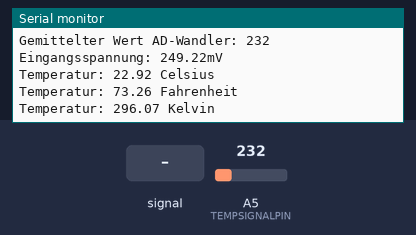
A sketch run on a simulated Arduino Uno, built with avr-gcc and run on an emulated ATmega328P. Parts: the last lines printed to the serial monitor. The inputs (shaded band) are chosen by the test bench; at power-on: A5 (TEMPSIGNALPIN) = 232.

Above: at 1.2 s.
1.3 s: A5 (TEMPSIGNALPIN) fed a 200 Hz sine of ±81 counts around its level
2.8 s: A5 (TEMPSIGNALPIN) set to 250
At 4.1 s:
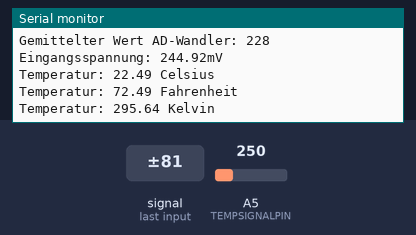
4.3 s: A5 (TEMPSIGNALPIN) set to 266
At 5.2 s:
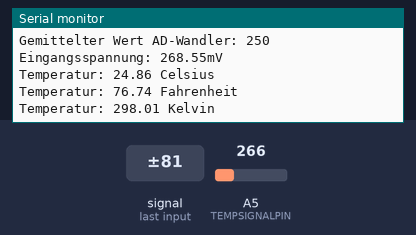
5.8 s: A5 (TEMPSIGNALPIN) fed a 1000 Hz sine of ±255 counts around its level
At 8.11 s:
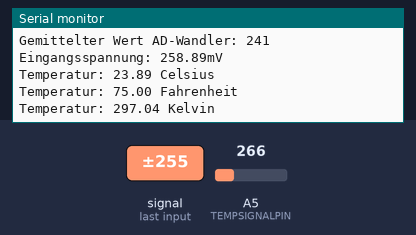
Timing chart, 0 to 8.3 s (numbered marks = the images above; inputs shaded):
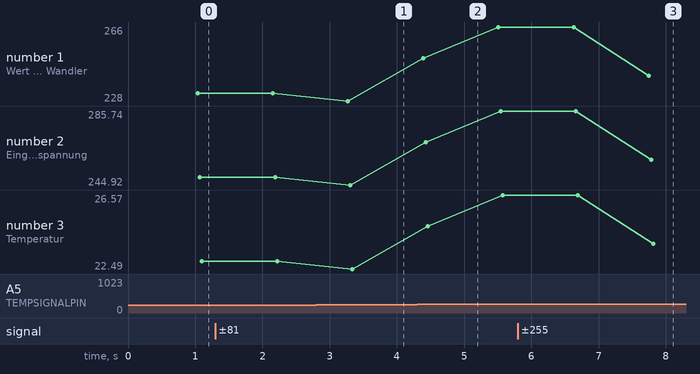

Measured:
- after the input at 5.8 s, the serial monitor: prints a new line after 1.9 s (image 3)
- plotted number 1: 228 → 266 after the input at 4.3 s, 266 → 241 after the input at 5.8 s
- plotted number 2: 244.92 → 285.74 after the input at 4.3 s, 285.74 → 258.89 after the input at 5.8 s
- plotted number 3: 22.49 → 26.57 after the input at 4.3 s, 26.57 → 23.89 after the input at 5.8 s

The sketch:

LM35SimpleIII.ino
```cpp
/*******************************************************************************/
/* LM35SimpleIII - Nochmals verbesserte Ausgabe der Sensorwerte eines LM35DZ
 * Temperatursensors von knapp 0°C bis +100°C über den seriellen Monitor.
 * Der Temperaturmesswert wird wieder Mal über mehrere Messzyklen kumuliert um
 * darüber eine stabilere Anzeige zu erhalten. Um die Messgenauigkeit zu
 * erhöhen, wird in diesem Sketch der Meßbereich des AD-Wandlers angepasst.
 * Der LM35 liefert eine Ausgangsspannung vom 0 bis 1V. Durch Anpassung des
 * Arbeitsbereiches des Arduino AD-Wandlers von ursprünglich 5V auf jetzt
 * 1,1V. Durch Umschaltung der Referenzspannung von der 5V Betriebsspannung
 * auf die interne 1,1V Referenzspannungsquelle kann der aktive
 * Arbeitsbereich des Wandlers von 20% auf 90% optimiert werden!
 * Über einen Korrekturwert lässt sich der Sensor ggf. auch noch kalibrieren.
 *
 *
 * Getestet mit:         Arduino Uno
 *                       Arduino IDE 1.63/1.64
 *
 * Referenz:             https://www.arduino.cc/en/Reference/AnalogReference
 *
 * Original Autor:       http://arduino-hannover.de/
 *                       Arduino Treffpunkt Hannover
 * Autor:                Olaf Meier
 *                       https://electronicfreakblog.wordpress.com/
 *
 * Modifiziert von:
 * Autor:
 *
 * Hardware Verbindung:  Ardu  -  LM35
 *                       +5V   -  1 Vs (Vcc)
 *                       A5    -  2 Vout
 *                       GND   -  3 GND
 *                                 _____
 *                                /     \  Frontansicht auf Laserbeschriftung
 *                                -------
 *                                |  |  |
 *                                1  2  3
 *                                |  |  |
 *                               Vs  Vo GND
 *
 * Ergänzungen:          -
 *
 */
/*******************************************************************************/
/*******************************************************************************/
/***   Deklaration globaler Konstanten, Variablen, Import von Bibliotheken   ***/
/*******************************************************************************/
/***  Software Version und Datum  ***/
const char* sketchname            =  "LM35SimpleIII";
const char* revision              =  "R.1.0";
const char* author                =  "Olaf Meier";
const char* date                  =  "2015/11/13";

/*******************************************************************************/
/***  Deklariere Konstanten und Variablen für diesen Sketch  ***/
const unsigned int BAUDRATE       =  9600;         // Serieller Monitor Baud Rate
const byte TEMPSIGNALPIN          =  A5;           // Sensorsignal an Analogpin A5
const int REF_MV                  =  1100;         // AD Referenzspannung 1,1V
const float CALIBRATETEMP         =  -2.0;         // Korrekturwert der Anzeige
/*******************************************************************************/
/*******************************************************************************/
void setup() {
  /***  Starte den seriellen Monitor und warte jetzt auf Daten zur Ausgabe  ***/
  Serial.begin(9600);                              // Starte seriellen Monitor

  /***  DEFAULT = 5V oder 3,3V je nach verwendeter Betriebsspanung  ***/
  analogReference(INTERNAL);                       // Interne Referenz auf 1,1V

}                                                  // Ende der Setup Routine (Einmalig)
/*******************************************************************************/
/*******************************************************************************/
void loop() {
  long averageValue = 0;                           // Speicher für Durchschnittswert
  byte measureCycles = 10;                         // Anzahl der Durchläufe
  /***  Starte Messreihe mit Anzahl Zyklen und Berechnung des Durchschnitts  ***/
  for (int i = 0; i < measureCycles; i++)
  {
    int value = analogRead(TEMPSIGNALPIN);         // LM35 Sensorwert einlesen
    averageValue += value;                         // Kumuliere Werte der Messreihe
    delay(1);                                      // Delay ist hier optional
  }
  averageValue /= measureCycles;                   // Berechne Durschnittswert
  delay(990);                                      // Anzeige so einfacher lesbar

  Serial.println("------------------------------");// Trennlinie mit jeder Messung
  Serial.print("Gemittelter Wert AD-Wandler: ");
  Serial.println(averageValue);                    // Wert AD-Wandler 0 bis 1023

  float milliVolt = (averageValue * REF_MV)/1024.0;// Berechne Messwert in mV
  Serial.print("Eingangsspannung: ");
  Serial.print(milliVolt);
  Serial.println("mV");

  float celsius = milliVolt / 10;                  // 10mV entsprechen 1°C
  celsius += CALIBRATETEMP;                        // Kalibrierung der Temperatur
  Serial.print("Temperatur: ");
  Serial.print(celsius);
  Serial.println(" Celsius");

  float fahrenheit = (celsius*9)/5+32;             // Umrechnung in Fahrenheit
  Serial.print("Temperatur: ");
  Serial.print(fahrenheit);
  Serial.println(" Fahrenheit");

  float kelvin = celsius + 273.15;                 // Umrechnung in Kelvin
  Serial.print("Temperatur: ");
  Serial.print(kelvin);
  Serial.println(" Kelvin");
}                                                  // Ende der Loop Routine (Endlos)
/*******************************************************************************/
/*******************************************************************************/
/***  Optionale Funktion:   ***/

/*******************************************************************************/
/*******************************************************************************/
```
